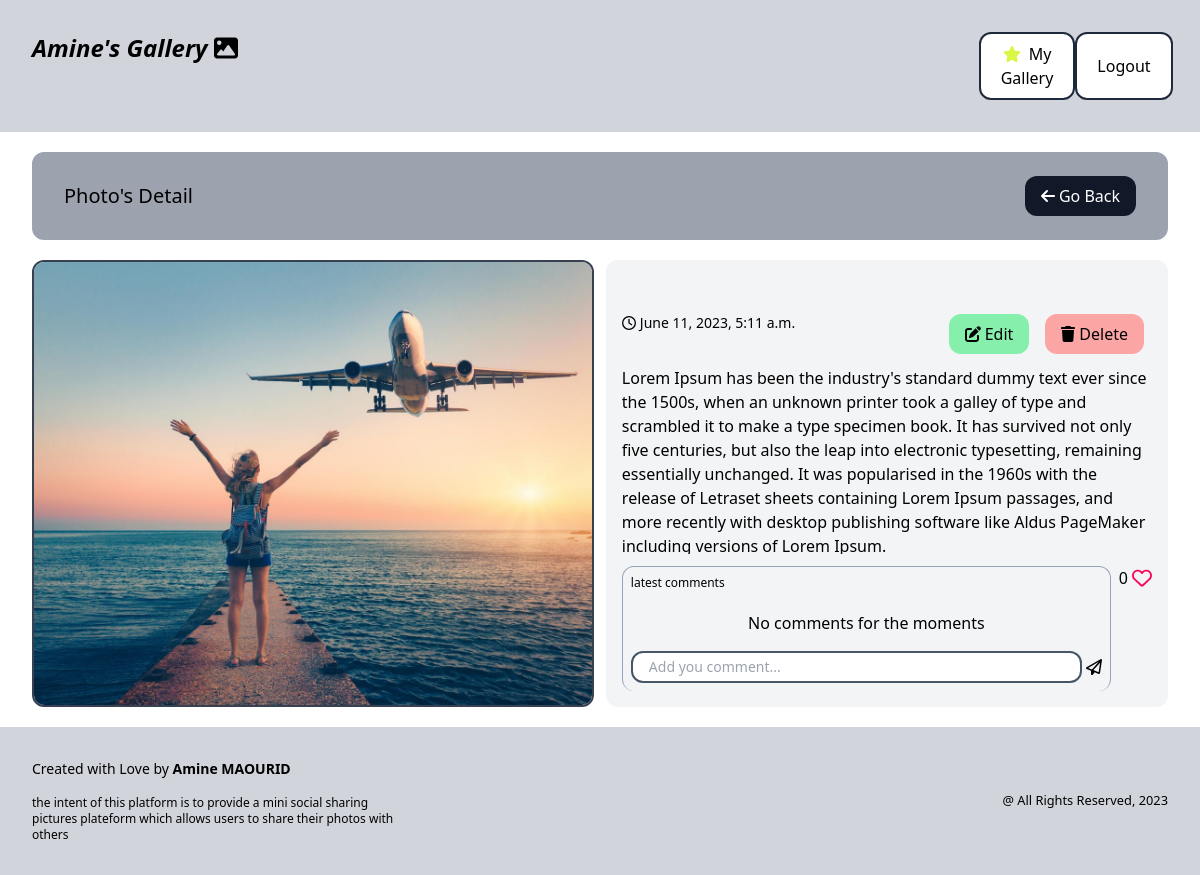
The page /gallery/16/ (signed in) on the database as committed earlier.
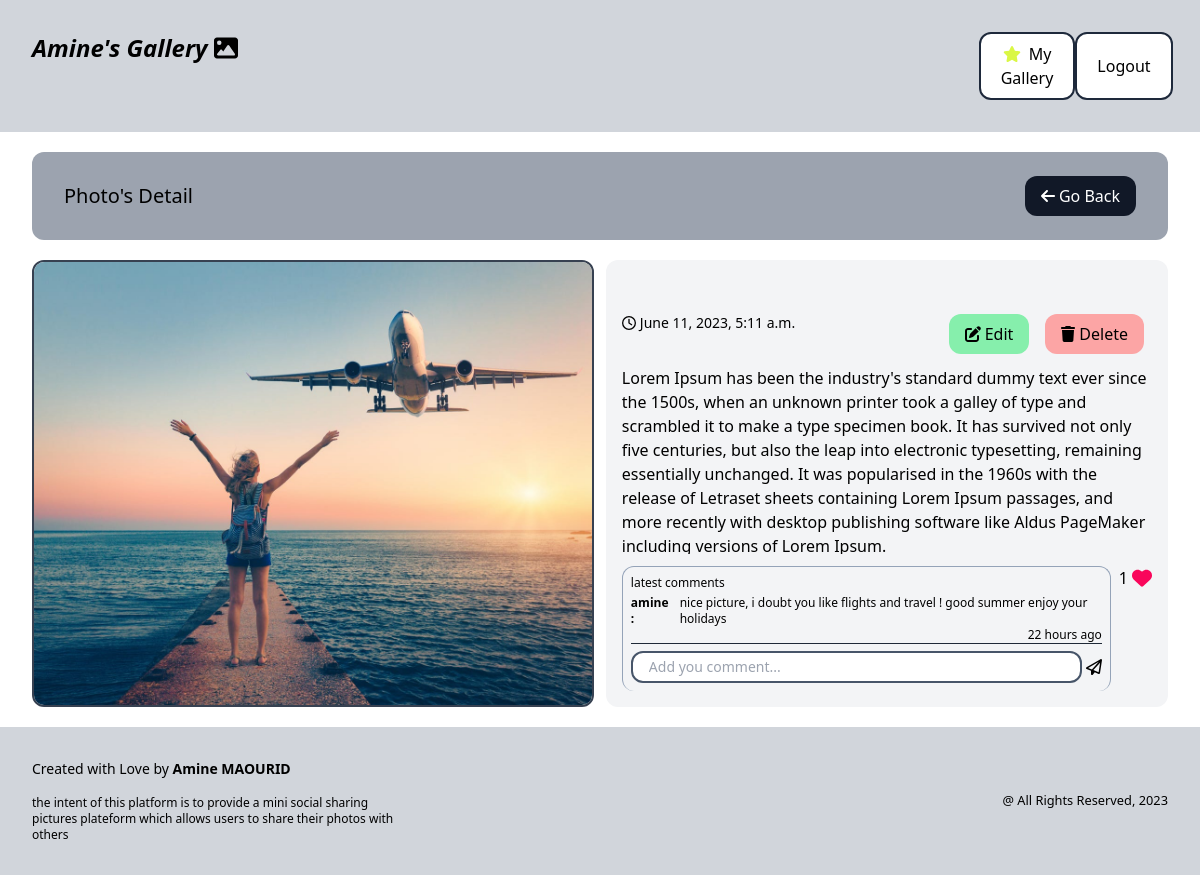
The same page on the database as committed later.
### photoshare/models.py (models this page shows, shortened)
class Photo(models.Model) :
    description = models.TextField(max_length=500, null=False, blank=False)
    category = models.ForeignKey(Category, related_name="photos", on_delete=models.SET_NULL, null=True)
    image = models.ImageField(null=False, blank=False)
    created_at = models.DateTimeField(auto_now_add=True)
    created_by = models.ForeignKey(User, related_name="photos", on_delete=models.CASCADE)
    number_of_likes = models.IntegerField(null=False, default=0)

### likes/models.py (models this page shows, shortened)
class Comment(models.Model) :
    class Meta :
        ordering = ('-created_at',)
    comment_text = models.CharField(max_length=400, blank=False, null=False)
    photo = models.ForeignKey(Photo, related_name='comments', on_delete=models.CASCADE)
    is_hidden = models.BooleanField(default=False)
    created_by = models.ForeignKey(User, related_name='comments', on_delete=models.CASCADE)
    created_at = models.DateTimeField(auto_now_add=True)
    @admin.display(
            boolean=False,
            ordering="-created_at",
            description="published since"
    )
    def get_when_created(self):
        time_now = timezone.now()
        if time_now - datetime.timedelta(days=1) <= self.created_at <= time_now:
            if time_now - datetime.timedelta(hours=1) <= self.created_at:
                difference = time_now - self.created_at
                difference_in_seconds = difference.total_seconds()
                difference_in_minutes = int(difference_in_seconds // 60)
                if difference_in_minutes == 0:
                    seconds = int(difference_in_seconds % 60)
                    return f"{seconds} seconds ago"
                return f"{difference_in_minutes} minutes ago"
            else:
                difference = time_now - self.created_at
                difference_in_seconds = difference.total_seconds()
                hours = int(difference_in_seconds // 3600)
                if hours == 1:
                    return f"1 hour ago"
                return f"{hours} hours ago"
        elif time_now - datetime.timedelta(days=2) <= self.created_at <= time_now - datetime.timedelta(days=1):
            return "yesterday"
        else:
            return self.created_at

### photoshare/views.py (the view)
# urls.py: path('<str:pk>/', views.viewPhoto, name='detail_photo'),
@login_required
def viewPhoto(request, pk) :
    photo = get_object_or_404(Photo, pk=pk)
    comment_create_form = CommentCreateForm()
    likes_for_photo = Like.objects.filter(photo=photo, created_by = request.user)
    user_likes_photo = False
    if likes_for_photo.exists() :
        user_likes_photo = True
    return render(request, 'photoshare/photo.html', {'photo' : photo, 'is_user_likes' : user_likes_photo, 'form' : comment_create_form })

### likes/forms.py
class CommentCreateForm(forms.ModelForm) :
    class Meta :
        model = Comment
        fields = ('comment_text',)
    comment_text = forms.CharField(widget=forms.TextInput(attrs={
        'placeholder' : 'Add you comment...',
        'class' : 'w-full py-1 text-sm pl-4 border border-2 border-slate-600 rounded-xl'
    }))

### photoshare/templates/photoshare/photo.html (shortened to what this page needs)
{% extends 'photoshare/base.html' %}
{% block content %}
<div class="flex flex-col h-full">
    <div class="flex justify-between py-6 px-8 bg-gray-400 rounded-xl mb-5 items-center col-span-3">
        <h3 class="text-xl">
           {% block header_title %} Photo's Detail {% endblock %}
        </h3>
        <button class="py-2 px-4 bg-gray-900 text-white hover:bg-gray-700 rounded-xl">
            <a href="{% url 'gallery' %}">
                <i class="fa-solid fa-arrow-left mr-1"></i>Go Back
            </a>
        </button>
    </div>
    <div class="flex h-5/6">
        <div class="w-1/2 mr-3 border-2 border-gray-700 rounded-xl overflow-clip">
            <img class="object-cover h-full w-full" src="{{ photo.image.url }}" alt="{{ photo.description }}">
        </div>
        {% block buttons_section %}
        <div class="w-1/2 pt-8 pb-4 px-4 bg-gray-100 rounded-xl flex flex-col justify-between">
            <div class="flex flex-col space-y-3 h-full">
                <div class="flex justify-between h-1/6 items-center">
                    <p class="text-sm h-fit">
                        <i class="fa-regular fa-clock mr-1"></i>{{ photo.created_at }}
                    </p>
                    <div class="flex self-end">
                        {% if request.user == photo.created_by or request.user.is_superuser  %}
                        <button class="py-2 px-4 bg-green-300 mx-2 rounded-xl hover:bg-green-400 hover:text-white">
                            <a href="{% url 'edit' photo.id %}" class="flex items-center">
                                <i class="fa-solid fa-pen-to-square mr-1"></i>Edit
                            </a>
                        </button>
                        <button class="py-2 px-4 bg-red-300 mx-2 rounded-xl hover:bg-red-400 hover:text-white">
                            <a href="{% url 'delete' photo.id %}">
                                <i class="fa-solid fa-trash mr-1"></i>Delete
                            </a>
                        </button>
                        {% endif %}
                    </div>
                </div>
                <p class="overflow-y-auto h-1/2">
                    {{ photo.description }}
                </p>
                <div class="flex h-1/3 justify-between space-x-2 w-full">
                    <div class="w-full flex flex-col h-full border-t border-x border-slate-400 rounded-xl p-2">
                        <p class="text-xs h-fit mb-1">latest comments</p>
                        <div class="h-full flex flex-col">
                            <div class="h-2/3 flex flex-col space-y-1 overflow-y-auto">
                                {% if photo.comments.all %}
                                    {% for comment in photo.comments.all %}
                                        {% if comment.is_hidden == False %}
                                        <div class="flex flex-col w-full h-fit border-b border-gray-800">
                                            <div class="flex items-center">
                                                <p class="font-bold text-xs">{{ comment.created_by.username }} :</p>
                                                <p class="text-xs pl-2"> {{ comment.comment_text }}</p>
                                            </div>
                                            <p class="text-xs self-end">{{ comment.get_when_created }}</p>
                                        </div>
                                        {% endif %}
                                    {% endfor %}
                                {% else %}
                                        <div class="m-auto">No comments for the moments</div>
                                {% endif %}
                            </div>
                            {% include 'likes/add_comment.html' with photo=photo form=form %}
                        </div>
                    </div>
                    <div class="flex h-fit w-fit">
                        {% include 'likes/add_like.html' with user_likes=is_user_likes nb_likes=photo.number_of_likes %}
                    </div>
                </div>
            </div>
        </div>
        {% endblock %}
    </div>
</div>
{% endblock %}

### photoshare/templates/photoshare/base.html (shortened to what this page needs)
{% load static %}
<!DOCTYPE html>
<html lamg="en">
    <head>
        <script src="https://cdn.tailwindcss.com"></script>
        <link href="{% static 'fontawesomefree/css/all.min.css' %}" rel="stylesheet" type="text/css">
    </head>
    <body class="flex flex-col justify-between h-full">
        <header class="flex justify-between p-8 bg-gray-300">
            <h3 class="text-2xl italic font-bold">
                <a href="{% url 'gallery' %}">Amine's Gallery <i class="fa-solid fa-image" style="color: #000000;"></i></a>
            </h3>
            {% if request.user.is_authenticated %}
            <div class="flex w-1/6 justify-between">
                <button class="border-2 bg-white border-slate-800 rounded-xl py-2 px-5 hover:bg-gray-900 hover:text-white">
                    <a href="{% url 'mygallery' %}">
                        {% if request.user.is_superuser %}
                        <i class="fa-solid fa-star mr-1" style="color: #daf745;"></i>
                        {% endif %}
                        My Gallery
                    </a>
                </button>
                <button class="border-2 bg-white border-slate-800 rounded-xl py-2 px-5 hover:bg-gray-900 hover:text-white">
                    <a href="{% url 'logout' %}">Logout</a>
                </button>
            </div>
            {% else %}
                <button class="border-2 bg-white border-slate-800 rounded-xl py-2 px-5 hover:bg-gray-900 hover:text-white">
                    <a href="{% url 'login' %}">Login</a>
                </button>
            {% endif %}
        </header>
        <div class="py-5 px-8 h-full">
            {% block content %}
            {% endblock %}
        </div>
        <footer class="flex items-center justify-between p-8 bg-gray-300">
            <div class="flex flex-col w-1/3">
                <p class="text-sm mb-4">Created with Love by <strong>Amine MAOURID</strong></p>
                <p class="text-xs">the intent of this platform is to provide
                    a mini social sharing pictures plateform
                    which allows users to share their photos
                    with others</p>
            </div>
            <small>@ All Rights Reserved, 2023</small>
        </footer>
    </body>
</html>

### likes/templates/likes/add_comment.html (shortened to what this page needs)
{% extends 'likes/base.html' %}
{% block content %}
    <form method="POST" action="{% url 'likes:add_comment' photo.id %}" class="flex items-center">
        <p class="w-full">{{ form.comment_text }}</p>
        <button class="ml-1 w-fit" type="submit">
            <i class="fa-regular fa-solid fa-paper-plane"></i>
        </button>
    </form>
{% endblock %}

### likes/templates/likes/base.html (shortened to what this page needs)
{% load static %}
<!DOCTYPE html>
<html lamg="en">
    <head>
        <script src="https://cdn.tailwindcss.com"></script>
        <link href="{% static 'fontawesomefree/css/all.min.css' %}" rel="stylesheet" type="text/css">
    </head>
    <body class="flex flex-col justify-between h-full">
        {% block content %}
        {% endblock %}
    </body>
</html>

### likes/templates/likes/add_like.html (shortened to what this page needs)
{% extends 'likes/base.html' %}
{% block content %}
<form method="POST" action="{% url 'likes:add_like' photo.id %}" class="w-fit flex">
    <p class="mr-1">{{ nb_likes }}</p>
    {% if user_likes %}
        <button type="submit">
            <i class="fa-solid fa-heart fa-beat fa-lg" style="color: #f9065b;"></i>
        </button>
    {% else  %}
        <button  type="submit">
            <i class="fa-regular fa-heart fa-beat fa-lg" style="color: #f9065b;"></i>
        </button>
    {% endif %}
</form>
{% endblock %}

Rows that differ between the two databases and show on the page:
added Comment: created_by.username "amine", comment_text "nice picture, i doubt you like flights and travel ! good summer enjoy your holidays", get_when_created "22 hours ago"
Other text that changed with them:
{{ nb_likes }}: "0" → "1"
text no longer shown: "No comments for the moments"
